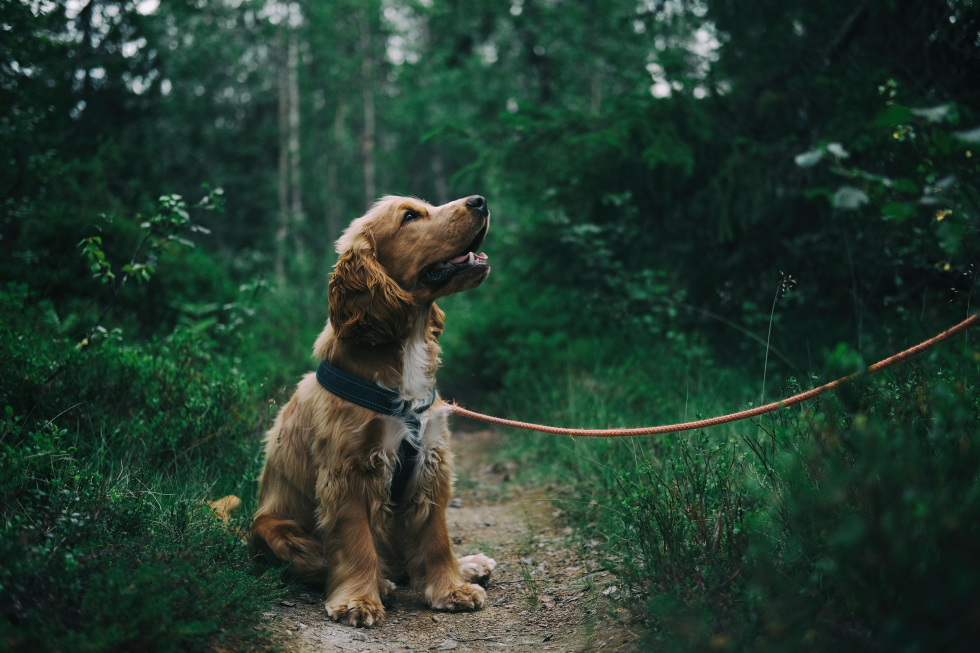
#> input picture input_image.jpg, 4896 x 3264 px (shown at 1/5 size)
$ python 'LZW Coding.py'
#> lines starting #> are read from the running program, lines starting #| are printed output that depends on the picture
from PIL import Image
import numpy as np
import matplotlib.pyplot as plt

# LZW Compression
def lzw_compress(data):
    dictionary = {bytes([i]): i for i in range(256)}
    current_string = b""
    compressed_data = []
    next_code = 256

    for symbol in data:
        current_symbol = bytes([symbol])
        if current_string + current_symbol in dictionary:
            current_string += current_symbol
        else:
            compressed_data.append(dictionary[current_string])
            if next_code < 4096:  # Limit dictionary size
                dictionary[current_string + current_symbol] = next_code
                next_code += 1
            current_string = current_symbol

    if current_string:
        compressed_data.append(dictionary[current_string])

    return compressed_data

# LZW Decompression
def lzw_decompress(compressed_data):
    dictionary = {i: bytes([i]) for i in range(256)}
    next_code = 256
    current_string = bytes([compressed_data.pop(0)])
    decompressed_data = bytearray(current_string)

    for code in compressed_data:
        if code in dictionary:
            entry = dictionary[code]
        elif code == next_code:
            entry = current_string + current_string[:1]
        else:
            raise ValueError("Invalid LZW compressed data")

        decompressed_data.extend(entry)
        if next_code < 4096:  # Limit dictionary size
            dictionary[next_code] = current_string + entry[:1]
            next_code += 1
        current_string = entry

    return decompressed_data

# Compress and Decompress Image
def lzw_image_compression(image_path):
#> called with image_path = 'input_image.jpg'
    img = Image.open(image_path).convert("L")  # Grayscale
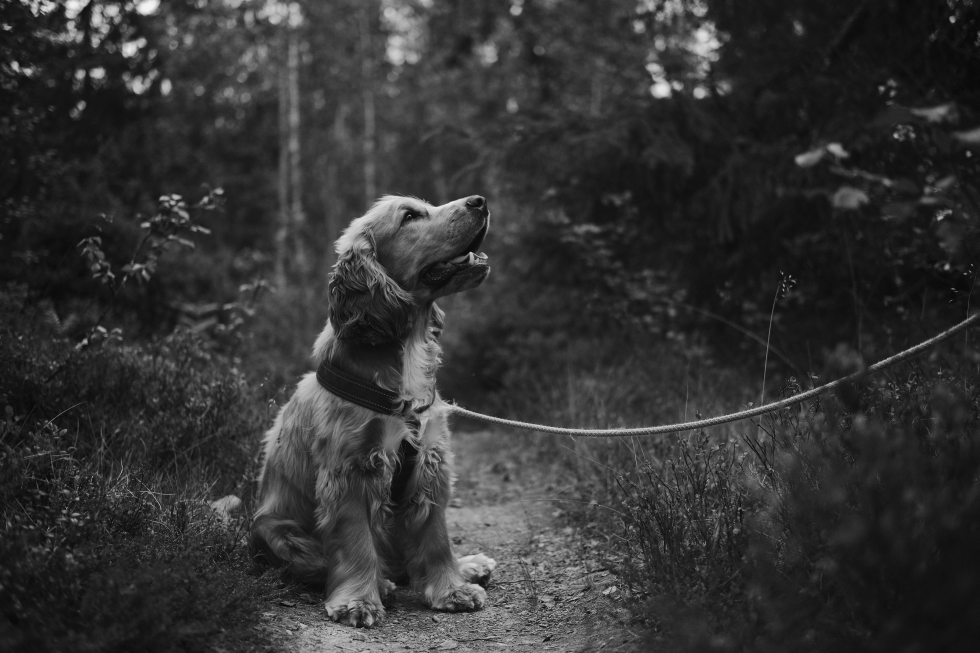
#> img: PIL image 4896x3264 L (shown at 1/5 size); min 0, max 250, mean 51.7
    img_data = np.array(img).flatten()

    # Compress
    compressed_data = lzw_compress(img_data)
#> the loop in lzw_compress, `for symbol in data:` made 15980544 passes
#> symbol on passes 1 to 12: 29, 29, 29, 26, 25, 27, 32, 37, 41, 48, 58, 66
#> after the loop in lzw_compress, `for symbol in data:`: compressed_data = 7891365 items; dictionary = 4096 items; next_code = 4096
#> compressed_data = 7891366 items
    compressed_size = len(compressed_data) * 2  # Approx size in bytes (16 bits per code)
#> compressed_size = 15782732
    compression_ratio = compressed_size / len(img_data)
#> compression_ratio = 0.988

    # Decompress
    decompressed_data = lzw_decompress(compressed_data)
#> the loop in lzw_decompress, `for code in compressed_data:` made 7891365 passes
#> after the loop in lzw_decompress, `for code in compressed_data:`: dictionary = 4096 items; next_code = 4096
    decompressed_image = np.array(decompressed_data, dtype=np.uint8).reshape(img.size[::-1])

    return img, decompressed_image, len(img_data), compressed_size

# Main function
image_path = "input_image.jpg"  # Replace with your image path
original_img, decompressed_img, original_size, compressed_size = lzw_image_compression(image_path)
#> original_size = 15980544; compressed_size = 15782732

original_size_mb = original_size / (1024 * 1024)  # Convert to MB
#> original_size_mb = 15.24
compressed_size_mb = compressed_size / (1024 * 1024)  # Convert to MB
#> compressed_size_mb = 15.05

print(f"Original Image Size: {original_size_mb:.2f} MB")
#| Original Image Size: 15.24 MB
print(f"Compressed Image Size: {compressed_size_mb:.2f} MB")
#| Compressed Image Size: 15.05 MB

# Show results
plt.figure(figsize=(12, 6))

# Original image
plt.subplot(1, 2, 1)
plt.title(f"Original Image\nSize: {original_size_mb:.2f} MB")
plt.imshow(original_img, cmap="gray")

# Decompressed image
plt.subplot(1, 2, 2)
plt.title(f"Decompressed Image\nSize: {compressed_size_mb:.2f} MB")
plt.imshow(decompressed_img, cmap="gray")

plt.show()
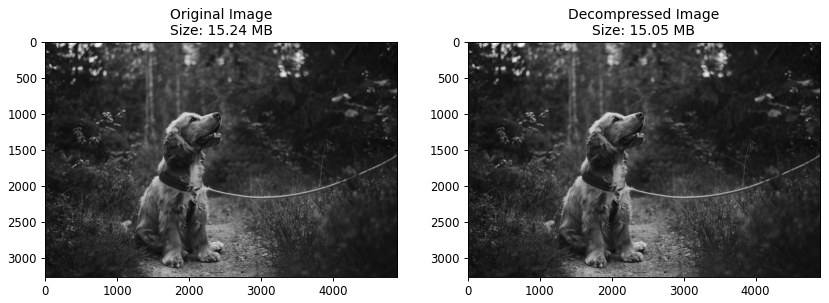
#> figure drawn by matplotlib, 2 panels
